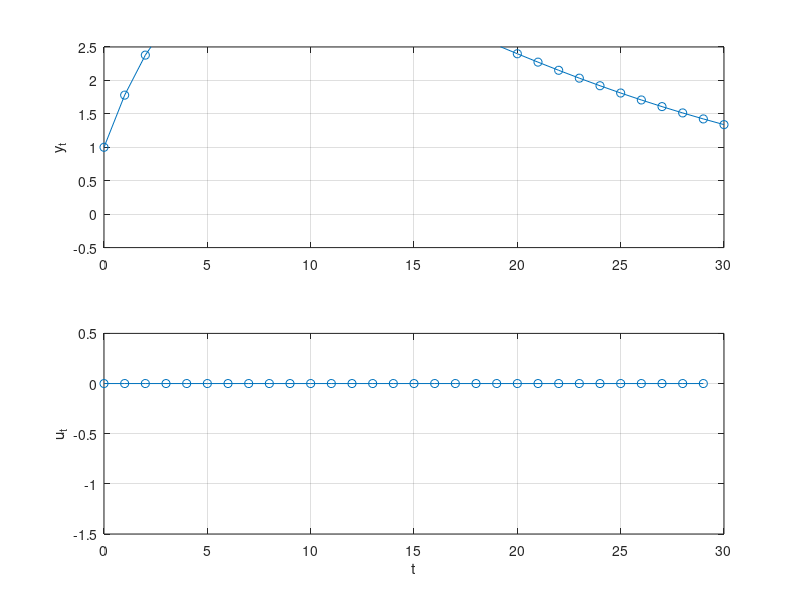

Write the MATLAB code that produced this figure.
%% Assignment 5, Problem 2 b)
%  MPC with quadprog. Perfect model.
%  Tor Aksel N. Heirung, April 2013.

%% Problem data
% System matrices, model
A = [0 0 0;
    0 0 1;
    0.1 -0.79 1.78];
B = [1 0 0.1]';
C = [0 0 1];

x0 = [0 0 1]'; % Initial state

N = 30; % Length of time horizon
nx = size(A, 2); % number of states (equals the number of rows in A)
nu = size(B, 2); % number of controls (equals the number of rows in B)

% Cost function
I_N = eye(N);
Qt = 2 * diag([0, 0, 1]);
Q = kron(I_N, Qt);
Rt = 2 * 1;
R = kron(I_N, Rt);
G = blkdiag(Q, R);

% Equality constraint
Aeq_c1 = eye(N * nx); % Component 1 of A_eq
Aeq_c2 = kron(diag(ones(N - 1, 1), -1), -A); % Component 2 of A_eq
Aeq_c3 = kron(I_N, -B); % Component 3 of A_eq
Aeq = [Aeq_c1 + Aeq_c2, Aeq_c3];
% b_eq varies with time

% Inequality constraint
x_lb = -Inf(N * nx, 1); % Lower bound on x
x_ub = Inf(N * nx, 1); % Upper bound on x
u_lb = -ones(N * nu, 1); % Lower bound on u
u_ub = ones(N * nu, 1); % Upper bound on u
lb = [x_lb; u_lb]; % Lower bound on z
ub = [x_ub; u_ub]; % Upper bound on z

%% MPC

opt = optimset('Display', 'off', 'Diagnostics', 'off', 'LargeScale', 'off', 'Algorithm', 'interior-point-convex');

u = NaN(nu, N);
x = NaN(nx, N + 1);
x(:, 1) = x0;

% Initialize beq
beq = [zeros(nx, 1); zeros((N - 1) * nx, 1)];

% Simulate and solve optimization problem at each step
for t = 1:N

    % Update equality constraint with latest measurement x_t = x(:,t)
    beq(1:nx) = A * x(:, t);

    % Solve optimization problem
    [z, fval, exitflag, output, lambda] = quadprog(G, [], [], [], Aeq, beq, lb, ub, [], opt);

    % Extract optimal control from solution z
    u_ol = z(N * nx + 1:N * nx + N * nu); % Control, open-loop optimal
    u(t) = u_ol(1); % Only first element is used

    % Simulate system one step ahead
    x(:, t + 1) = A * x(:, t) + B * u(t);

end

y = C * x;

%% Plot
t_vec = 1:N; % Time vector

% Plot optimal trajectory
figure(1);
subplot(2, 1, 1);
plot([0, t_vec], y, '-o');
grid('on');
box('on');
ylim([-0.5, 2.5]);
ylabel('y_t');
subplot(2, 1, 2);
plot(t_vec - 1, u, '-o');
box('on');
grid('on');
ylim([-1.5, 0.5]);
xlabel('t');
ylabel('u_t');
